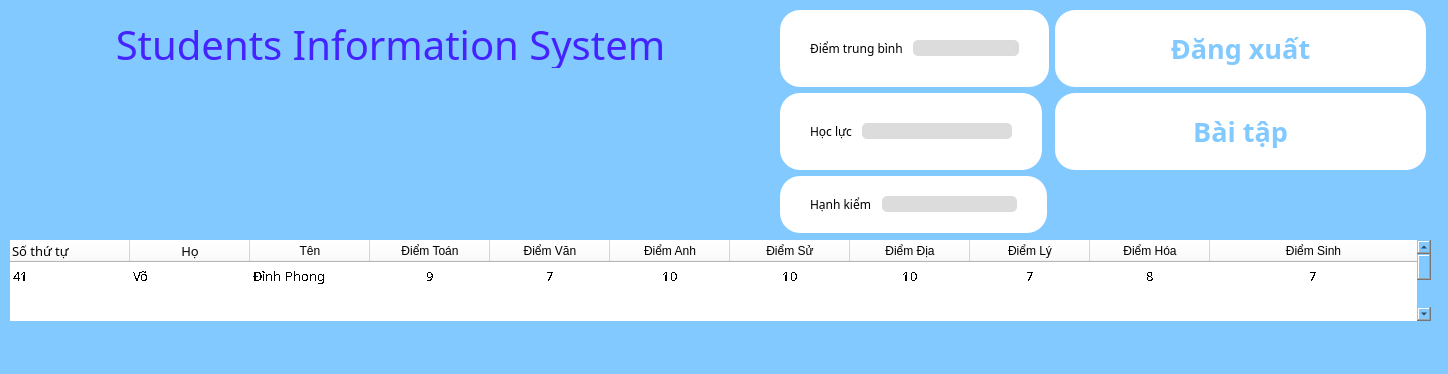
<?xml version="1.0" encoding="UTF-8"?>
<ui version="4.0">
 <class>MainWindow</class>
 <widget class="QMainWindow" name="MainWindow">
  <property name="geometry">
   <rect>
    <x>0</x>
    <y>0</y>
    <width>1448</width>
    <height>374</height>
   </rect>
  </property>
  <property name="windowTitle">
   <string>MainWindow</string>
  </property>
  <property name="styleSheet">
   <string notr="true">background-color:rgb(129, 201, 255);</string>
  </property>
  <widget class="QWidget" name="centralwidget">
   <widget class="QFrame" name="frame">
    <property name="geometry">
     <rect>
      <x>240</x>
      <y>700</y>
      <width>71</width>
      <height>71</height>
     </rect>
    </property>
    <property name="frameShape">
     <enum>QFrame::StyledPanel</enum>
    </property>
    <property name="frameShadow">
     <enum>QFrame::Raised</enum>
    </property>
   </widget>
   <widget class="QTableWidget" name="tableWidget_4">
    <property name="geometry">
     <rect>
      <x>10</x>
      <y>240</y>
      <width>1421</width>
      <height>81</height>
     </rect>
    </property>
    <property name="font">
     <font>
      <family>黑体</family>
      <pointsize>10</pointsize>
      <strikeout>false</strikeout>
      <stylestrategy>NoAntialias</stylestrategy>
     </font>
    </property>
    <property name="cursor" stdset="0">
     <cursorShape>ForbiddenCursor</cursorShape>
    </property>
    <property name="focusPolicy">
     <enum>Qt::TabFocus</enum>
    </property>
    <property name="layoutDirection">
     <enum>Qt::LeftToRight</enum>
    </property>
    <property name="autoFillBackground">
     <bool>false</bool>
    </property>
    <property name="styleSheet">
     <string notr="true">background-color: white;
color:black;
align-item: center;</string>
    </property>
    <property name="frameShape">
     <enum>QFrame::NoFrame</enum>
    </property>
    <property name="frameShadow">
     <enum>QFrame::Sunken</enum>
    </property>
    <property name="autoScroll">
     <bool>true</bool>
    </property>
    <property name="dragDropOverwriteMode">
     <bool>false</bool>
    </property>
    <property name="alternatingRowColors">
     <bool>false</bool>
    </property>
    <property name="selectionMode">
     <enum>QAbstractItemView::ExtendedSelection</enum>
    </property>
    <property name="selectionBehavior">
     <enum>QAbstractItemView::SelectColumns</enum>
    </property>
    <property name="textElideMode">
     <enum>Qt::ElideMiddle</enum>
    </property>
    <property name="verticalScrollMode">
     <enum>QAbstractItemView::ScrollPerPixel</enum>
    </property>
    <property name="horizontalScrollMode">
     <enum>QAbstractItemView::ScrollPerPixel</enum>
    </property>
    <property name="showGrid">
     <bool>false</bool>
    </property>
    <property name="gridStyle">
     <enum>Qt::NoPen</enum>
    </property>
    <property name="sortingEnabled">
     <bool>false</bool>
    </property>
    <property name="wordWrap">
     <bool>true</bool>
    </property>
    <property name="cornerButtonEnabled">
     <bool>false</bool>
    </property>
    <property name="rowCount">
     <number>21</number>
    </property>
    <attribute name="horizontalHeaderCascadingSectionResizes">
     <bool>false</bool>
    </attribute>
    <attribute name="horizontalHeaderDefaultSectionSize">
     <number>120</number>
    </attribute>
    <attribute name="horizontalHeaderMinimumSectionSize">
     <number>50</number>
    </attribute>
    <attribute name="horizontalHeaderStretchLastSection">
     <bool>true</bool>
    </attribute>
    <attribute name="verticalHeaderVisible">
     <bool>false</bool>
    </attribute>
    <attribute name="verticalHeaderCascadingSectionResizes">
     <bool>false</bool>
    </attribute>
    <attribute name="verticalHeaderDefaultSectionSize">
     <number>28</number>
    </attribute>
    <attribute name="verticalHeaderHighlightSections">
     <bool>false</bool>
    </attribute>
    <attribute name="verticalHeaderShowSortIndicator" stdset="0">
     <bool>true</bool>
    </attribute>
    <attribute name="verticalHeaderStretchLastSection">
     <bool>false</bool>
    </attribute>
    <row>
     <property name="text">
      <string>1</string>
     </property>
    </row>
    <row>
     <property name="text">
      <string>New Row</string>
     </property>
    </row>
    <row>
     <property name="text">
      <string>New Row</string>
     </property>
    </row>
    <row>
     <property name="text">
      <string>New Row</string>
     </property>
    </row>
    <row>
     <property name="text">
      <string>New Row</string>
     </property>
    </row>
    <row>
     <property name="text">
      <string>New Row</string>
     </property>
    </row>
    <row>
     <property name="text">
      <string>New Row</string>
     </property>
    </row>
    <row>
     <property name="text">
      <string>New Row</string>
     </property>
    </row>
    <row>
     <property name="text">
      <string>New Row</string>
     </property>
    </row>
    <row>
     <property name="text">
      <string>New Row</string>
     </property>
    </row>
    <row>
     <property name="text">
      <string>New Row</string>
     </property>
    </row>
    <row>
     <property name="text">
      <string>New Row</string>
     </property>
    </row>
    <row>
     <property name="text">
      <string>New Row</string>
     </property>
    </row>
    <row>
     <property name="text">
      <string>New Row</string>
     </property>
    </row>
    <row>
     <property name="text">
      <string>New Row</string>
     </property>
    </row>
    <row>
     <property name="text">
      <string>New Row</string>
     </property>
    </row>
    <row>
     <property name="text">
      <string>New Row</string>
     </property>
    </row>
    <row>
     <property name="text">
      <string>New Row</string>
     </property>
    </row>
    <row>
     <property name="text">
      <string>New Row</string>
     </property>
    </row>
    <row>
     <property name="text">
      <string>New Row</string>
     </property>
    </row>
    <row>
     <property name="text">
      <string>2</string>
     </property>
    </row>
    <column>
     <property name="text">
      <string>Số thứ tự</string>
     </property>
     <property name="font">
      <font>
       <family>黑体</family>
       <pointsize>10</pointsize>
      </font>
     </property>
     <property name="textAlignment">
      <set>AlignLeading|AlignVCenter</set>
     </property>
    </column>
    <column>
     <property name="text">
      <string>Họ</string>
     </property>
     <property name="font">
      <font>
       <family>黑体</family>
       <pointsize>10</pointsize>
      </font>
     </property>
     <property name="textAlignment">
      <set>AlignCenter</set>
     </property>
    </column>
    <column>
     <property name="text">
      <string>Tên</string>
     </property>
     <property name="textAlignment">
      <set>AlignCenter</set>
     </property>
    </column>
    <column>
     <property name="text">
      <string>Điểm Toán</string>
     </property>
     <property name="textAlignment">
      <set>AlignCenter</set>
     </property>
    </column>
    <column>
     <property name="text">
      <string>Điểm Văn</string>
     </property>
     <property name="textAlignment">
      <set>AlignCenter</set>
     </property>
    </column>
    <column>
     <property name="text">
      <string>Điểm Anh</string>
     </property>
     <property name="textAlignment">
      <set>AlignCenter</set>
     </property>
    </column>
    <column>
     <property name="text">
      <string>Điểm Sử</string>
     </property>
     <property name="textAlignment">
      <set>AlignCenter</set>
     </property>
    </column>
    <column>
     <property name="text">
      <string>Điểm Địa</string>
     </property>
     <property name="textAlignment">
      <set>AlignCenter</set>
     </property>
    </column>
    <column>
     <property name="text">
      <string>Điểm Lý</string>
     </property>
     <property name="textAlignment">
      <set>AlignCenter</set>
     </property>
    </column>
    <column>
     <property name="text">
      <string>Điểm Hóa</string>
     </property>
     <property name="textAlignment">
      <set>AlignCenter</set>
     </property>
    </column>
    <column>
     <property name="text">
      <string>Điểm Sinh</string>
     </property>
     <property name="textAlignment">
      <set>AlignCenter</set>
     </property>
    </column>
    <item row="0" column="0">
     <property name="text">
      <string>41</string>
     </property>
    </item>
    <item row="0" column="1">
     <property name="text">
      <string>Võ</string>
     </property>
    </item>
    <item row="0" column="2">
     <property name="text">
      <string>Đình Phong</string>
     </property>
    </item>
    <item row="0" column="3">
     <property name="text">
      <string>9</string>
     </property>
     <property name="textAlignment">
      <set>AlignCenter</set>
     </property>
    </item>
    <item row="0" column="4">
     <property name="text">
      <string>7</string>
     </property>
     <property name="textAlignment">
      <set>AlignCenter</set>
     </property>
    </item>
    <item row="0" column="5">
     <property name="text">
      <string>10</string>
     </property>
     <property name="textAlignment">
      <set>AlignCenter</set>
     </property>
    </item>
    <item row="0" column="6">
     <property name="text">
      <string>10</string>
     </property>
     <property name="textAlignment">
      <set>AlignCenter</set>
     </property>
    </item>
    <item row="0" column="7">
     <property name="text">
      <string>10</string>
     </property>
     <property name="textAlignment">
      <set>AlignCenter</set>
     </property>
    </item>
    <item row="0" column="8">
     <property name="text">
      <string>7</string>
     </property>
     <property name="textAlignment">
      <set>AlignCenter</set>
     </property>
    </item>
    <item row="0" column="9">
     <property name="text">
      <string>8</string>
     </property>
     <property name="textAlignment">
      <set>AlignCenter</set>
     </property>
    </item>
    <item row="0" column="10">
     <property name="text">
      <string>7</string>
     </property>
     <property name="textAlignment">
      <set>AlignCenter</set>
     </property>
    </item>
    <item row="20" column="0">
     <property name="text">
      <string/>
     </property>
    </item>
   </widget>
   <widget class="QLabel" name="title_label_4">
    <property name="geometry">
     <rect>
      <x>-30</x>
      <y>20</y>
      <width>841</width>
      <height>48</height>
     </rect>
    </property>
    <property name="font">
     <font>
      <family>Script MT Bold</family>
      <pointsize>30</pointsize>
     </font>
    </property>
    <property name="styleSheet">
     <string notr="true">color: rgb(68, 35, 255);</string>
    </property>
    <property name="text">
     <string>Students Information System</string>
    </property>
    <property name="alignment">
     <set>Qt::AlignCenter</set>
    </property>
   </widget>
   <widget class="QWidget" name="formLayoutWidget">
    <property name="geometry">
     <rect>
      <x>780</x>
      <y>10</y>
      <width>646</width>
      <height>224</height>
     </rect>
    </property>
    <layout class="QFormLayout" name="formLayout">
     <item row="0" column="0">
      <widget class="QFrame" name="info_frame_5">
       <property name="cursor">
        <cursorShape>ForbiddenCursor</cursorShape>
       </property>
       <property name="styleSheet">
        <string notr="true">background-color: rgb(255,255,255);
border-radius: 20px;</string>
       </property>
       <property name="frameShape">
        <enum>QFrame::StyledPanel</enum>
       </property>
       <property name="frameShadow">
        <enum>QFrame::Raised</enum>
       </property>
       <layout class="QGridLayout" name="gridLayout_27">
        <property name="leftMargin">
         <number>30</number>
        </property>
        <property name="topMargin">
         <number>20</number>
        </property>
        <property name="rightMargin">
         <number>30</number>
        </property>
        <property name="bottomMargin">
         <number>20</number>
        </property>
        <property name="horizontalSpacing">
         <number>20</number>
        </property>
        <property name="verticalSpacing">
         <number>10</number>
        </property>
        <item row="0" column="0">
         <layout class="QGridLayout" name="gridLayout_28">
          <property name="horizontalSpacing">
           <number>10</number>
          </property>
          <property name="verticalSpacing">
           <number>15</number>
          </property>
          <item row="0" column="0">
           <widget class="QLabel" name="label_39">
            <property name="font">
             <font>
              <family>Segoe UI Semibold</family>
             </font>
            </property>
            <property name="styleSheet">
             <string notr="true">color: rgb(0,0,0);</string>
            </property>
            <property name="text">
             <string>Điểm trung bình</string>
            </property>
           </widget>
          </item>
          <item row="0" column="1">
           <widget class="QLineEdit" name="avg_score">
            <property name="styleSheet">
             <string notr="true">color: black;
background-color:rgb(220,220,220);
border-radius:5px;</string>
            </property>
            <property name="inputMethodHints">
             <set>Qt::ImhDigitsOnly</set>
            </property>
           </widget>
          </item>
         </layout>
        </item>
       </layout>
      </widget>
     </item>
     <item row="1" column="0">
      <widget class="QFrame" name="info_frame_7">
       <property name="styleSheet">
        <string notr="true">background-color: rgb(255,255,255);
border-radius: 20px;
width: 150px;</string>
       </property>
       <property name="frameShape">
        <enum>QFrame::StyledPanel</enum>
       </property>
       <property name="frameShadow">
        <enum>QFrame::Raised</enum>
       </property>
       <layout class="QGridLayout" name="gridLayout_32">
        <property name="leftMargin">
         <number>30</number>
        </property>
        <property name="topMargin">
         <number>20</number>
        </property>
        <property name="rightMargin">
         <number>30</number>
        </property>
        <property name="bottomMargin">
         <number>20</number>
        </property>
        <property name="horizontalSpacing">
         <number>20</number>
        </property>
        <property name="verticalSpacing">
         <number>10</number>
        </property>
        <item row="0" column="0">
         <layout class="QGridLayout" name="gridLayout_33">
          <property name="horizontalSpacing">
           <number>10</number>
          </property>
          <property name="verticalSpacing">
           <number>15</number>
          </property>
          <item row="0" column="0">
           <widget class="QLabel" name="label_41">
            <property name="font">
             <font>
              <family>Segoe UI Semibold</family>
             </font>
            </property>
            <property name="styleSheet">
             <string notr="true">color: rgb(0,0,0);</string>
            </property>
            <property name="text">
             <string>Học lực</string>
            </property>
           </widget>
          </item>
          <item row="0" column="1">
           <widget class="QLineEdit" name="lineEdit_34">
            <property name="styleSheet">
             <string notr="true">color: black;
background-color:rgb(220,220,220);
border-radius:5px;</string>
            </property>
            <property name="inputMethodHints">
             <set>Qt::ImhDigitsOnly</set>
            </property>
           </widget>
          </item>
         </layout>
        </item>
       </layout>
      </widget>
     </item>
     <item row="3" column="0">
      <widget class="QFrame" name="info_frame_9">
       <property name="styleSheet">
        <string notr="true">background-color: rgb(255,255,255);
border-radius: 20px;
width: 135px;</string>
       </property>
       <property name="frameShape">
        <enum>QFrame::StyledPanel</enum>
       </property>
       <property name="frameShadow">
        <enum>QFrame::Raised</enum>
       </property>
       <layout class="QGridLayout" name="gridLayout_34">
        <property name="leftMargin">
         <number>30</number>
        </property>
        <property name="topMargin">
         <number>20</number>
        </property>
        <property name="rightMargin">
         <number>30</number>
        </property>
        <property name="bottomMargin">
         <number>20</number>
        </property>
        <property name="horizontalSpacing">
         <number>20</number>
        </property>
        <property name="verticalSpacing">
         <number>10</number>
        </property>
        <item row="0" column="0">
         <layout class="QGridLayout" name="gridLayout_36">
          <property name="horizontalSpacing">
           <number>10</number>
          </property>
          <property name="verticalSpacing">
           <number>15</number>
          </property>
          <item row="0" column="1">
           <widget class="QLineEdit" name="lineEdit_36">
            <property name="styleSheet">
             <string notr="true">color: black;
background-color:rgb(220,220,220);
border-radius:5px;</string>
            </property>
            <property name="inputMethodHints">
             <set>Qt::ImhDigitsOnly</set>
            </property>
           </widget>
          </item>
          <item row="0" column="0">
           <widget class="QLabel" name="label_43">
            <property name="font">
             <font>
              <family>Segoe UI Semibold</family>
             </font>
            </property>
            <property name="styleSheet">
             <string notr="true">color: rgb(0,0,0);</string>
            </property>
            <property name="text">
             <string>Hạnh kiểm</string>
            </property>
           </widget>
          </item>
         </layout>
        </item>
       </layout>
      </widget>
     </item>
     <item row="0" column="1">
      <widget class="QFrame" name="info_frame_8">
       <property name="styleSheet">
        <string notr="true">background-color: white;
width: 218px;
border-radius: 20px;
font: 600 20pt &quot;Bahnschrift&quot;;
</string>
       </property>
       <property name="frameShape">
        <enum>QFrame::StyledPanel</enum>
       </property>
       <property name="frameShadow">
        <enum>QFrame::Raised</enum>
       </property>
       <layout class="QGridLayout" name="gridLayout_30">
        <property name="leftMargin">
         <number>30</number>
        </property>
        <property name="topMargin">
         <number>20</number>
        </property>
        <property name="rightMargin">
         <number>30</number>
        </property>
        <property name="bottomMargin">
         <number>20</number>
        </property>
        <property name="horizontalSpacing">
         <number>20</number>
        </property>
        <property name="verticalSpacing">
         <number>10</number>
        </property>
        <item row="0" column="0">
         <widget class="QPushButton" name="logOut_btn_hs">
          <property name="font">
           <font>
            <family>Bahnschrift</family>
            <pointsize>20</pointsize>
            <weight>75</weight>
            <italic>false</italic>
            <bold>true</bold>
           </font>
          </property>
          <property name="cursor">
           <cursorShape>PointingHandCursor</cursorShape>
          </property>
          <property name="styleSheet">
           <string notr="true">border-radius: 10px;
font: 600 20pt &quot;Bahnschrift&quot;;
color: rgb(129, 201, 255);</string>
          </property>
          <property name="text">
           <string>Đăng xuất</string>
          </property>
         </widget>
        </item>
       </layout>
      </widget>
     </item>
     <item row="1" column="1">
      <widget class="QFrame" name="info_frame_6">
       <property name="styleSheet">
        <string notr="true">background-color: rgb(255,255,255);
border-radius: 20px;</string>
       </property>
       <property name="frameShape">
        <enum>QFrame::StyledPanel</enum>
       </property>
       <property name="frameShadow">
        <enum>QFrame::Raised</enum>
       </property>
       <layout class="QGridLayout" name="gridLayout_29">
        <property name="leftMargin">
         <number>30</number>
        </property>
        <property name="topMargin">
         <number>20</number>
        </property>
        <property name="rightMargin">
         <number>30</number>
        </property>
        <property name="bottomMargin">
         <number>20</number>
        </property>
        <property name="horizontalSpacing">
         <number>20</number>
        </property>
        <property name="verticalSpacing">
         <number>10</number>
        </property>
        <item row="0" column="0">
         <widget class="QPushButton" name="loginButton">
          <property name="font">
           <font>
            <family>Bahnschrift</family>
            <pointsize>20</pointsize>
            <weight>75</weight>
            <italic>false</italic>
            <bold>true</bold>
           </font>
          </property>
          <property name="cursor">
           <cursorShape>PointingHandCursor</cursorShape>
          </property>
          <property name="styleSheet">
           <string notr="true">border-radius: 10px;
font: 600 20pt &quot;Bahnschrift&quot;;
color: rgb(129, 201, 255);</string>
          </property>
          <property name="text">
           <string>Bài tập</string>
          </property>
         </widget>
        </item>
       </layout>
      </widget>
     </item>
    </layout>
   </widget>
  </widget>
 </widget>
 <resources/>
 <connections/>
</ui>
